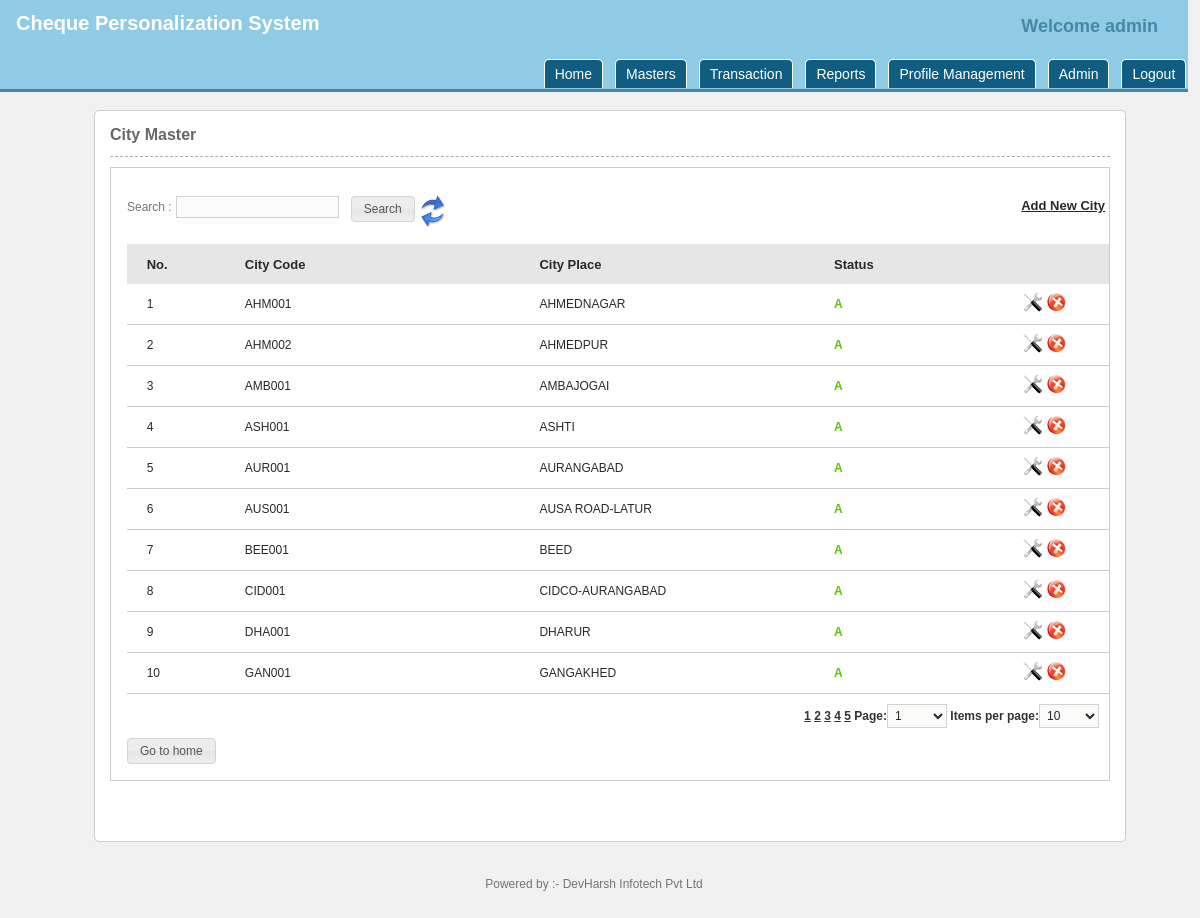
/manage_cityplace.php (signed in), run on the app's committed database.
### tables this page shows
CREATE TABLE `tb_citymaster` (
  `city_id` int(3) unsigned zerofill NOT NULL AUTO_INCREMENT,
  `city_code` varchar(7) NOT NULL,
  `city_place` varchar(30) NOT NULL,
  `city_name_al` varchar(4) NOT NULL,
  `country_id` int(200) NOT NULL,
  `state_id` int(200) NOT NULL,
  `is_delete` int(2) NOT NULL,
  PRIMARY KEY (`city_id`)
);

### functions.php (called while the page is built, shortened)
<?php require_once('global.php');
function authentication_groups_pemissions($pagename,$type="",$permissionread="",$permissionwrite="",$permissionedit="")
{
	return true;
}
?>

### global.php (called while the page is built, shortened)
<?php session_start();
	if (!isset($nodb)) {
		require_once(ROOT_CLASSES.'mysql.class.php');
	}
	require_once('functions.php');
	$host = 'localhost';
	$user = 'root';
	$pass = '';
	$name = 'db_sab';
	if (!isset($nodb)) {
		$db = new db($user,$pass,$name,$host);
	}
?>

### classes/mysql.class.php (called while the page is built, shortened)
<?php
	class db {
		function __construct($dbuser, $dbpassword, $dbname, $dbhost) {
			$this->dbh = @mysqli_connect($dbhost,$dbuser,$dbpassword);
		}
		function query($query, $output = OBJECT, $insID = true)  {
			$this->last_result = null;
			$this->result = mysqli_query($this->dbh,$query);
			if ( mysqli_error($this->dbh) ) {
				$this->print_error();
			}
			else {
				if ( $this->result ) {
					$i=0;
					$this->get_colCount = @mysqli_num_fields($this->result);
					$i=0;
					while ( $row = @mysqli_fetch_object($this->result) ) {
						$this->last_result[$i] = $row;
						$i++;
					}
					if ($insID) {
						return mysqli_insert_id($this->dbh);
					}
				}
			}
		}
		function get_results($query=null, $output = OBJECT) {
			if ( $query ) {
				$this->query($query);
			}
			if ( $output == OBJECT ) {
				return $this->last_result;
			}
		}
	}
?>

### manage_cityplace.php (the view, shortened to what this page needs)
<?php
require_once('global.php');
require_once ('classes/paginator.class.php');
$page_name = "city_master";
if(isset($_REQUEST['searchterm']) && !empty($_REQUEST['searchterm']) ) {
	$sql = "select city_id, city_code,city_place,is_delete from tb_citymaster where city_code like '%".GetSQLValueString($_REQUEST['searchterm'],"text")."%' or city_place like '%".GetSQLValueString($_REQUEST['searchterm'],"text")."%' ";
	$sql .= " order by city_place";
} else {
	$sql = "select city_id, city_code,city_place,is_delete from tb_citymaster ";
	$sql .= " order by city_place";
}
$res_sql = $db->get_results($sql);
$pages = new Paginator;
$pages->items_total = count($res_sql);
$pages->mid_range = 7;
$pages->limit = 10;
$pages->default_ipp = 10;
$pages->paginate();
$sql_with_paging = $sql ." $pages->limit ";
$i = ($pages->current_page  - 1)  * $pages->items_per_page ;
?>
<!DOCTYPE html PUBLIC "-//W3C//DTD XHTML 1.0 Strict//EN" "http://www.w3.org/TR/xhtml1/DTD/xhtml1-strict.dtd">
<html xmlns="http://www.w3.org/1999/xhtml">
<head>
<link rel="stylesheet" href="css/stylecss.css" type="text/css" />
<?php include('includes.php'); ?>
</head>
<body>
<?php require_once('header.php');	?>
                <div id="formdiv">
					<div id="formheading">City Master</div>
					<div id="formfields">
							<table width="100%" border="0" cellspacing="0" cellpadding="0" style="border:1px solid; border-color:#cccccc;">
								<tr>
									<td align="left" valign="top" style="padding-left:16px; padding-top:16px; padding-bottom:16px">
										<table width="100%" border="0" cellspacing="0" cellpadding="0">
											<tr>
												<td width="100%" height="60px" align="left" valign="middle">
													<form id="frmsearch" name="frmsearch" action="<?php echo $_SERVER['PHP_SELF']; ?>" method="get">
														<div class="searchdiv">
															<div style="float:left"><label>Search :</label>
																<input id="searchterm" name="searchterm" class="formelement" type="text" />
															</div>
															<div style="float:left">
																&nbsp;&nbsp;&nbsp;<input type="submit" name="search" id="search" value="Search" />
															</div>
															<div style="float:left">
																<a href="manage_cityplace.php"><img src="images/refresh.png" alt="Refresh"></a>
															</div>
															<div style="float:right">
																	<?php if(authentication_groups_pemissions($page_name,"","Y","Y","")):?>
																	<a href="add_cityplace.php" class="formtitlehead" style="text-decoration:underline">Add New City</a>&nbsp;
																	<?php endif;?>
															</div>
														</div>
													</form>
												</td>
											</tr>
											<tr>
												<td  width="100%" align="left">
													<table width="100%" border="0" cellspacing="0" cellpadding="0" id="categorytable">
														<thead>
															<tr class="formtitlehead" style="background-color:#E6E6E6">
																<th width="2%" style="height:40px" align="left">&nbsp;</th>
																<th width="10%" align="left">No.</th>
																<th width="30%" align="left">City Code</th>
																<th width="30%" align="left">City Place</th>
																<th width="15%" align="left">Status</th>
																<th>&nbsp;</th>
															</tr>
														</thead>
														<tbody>
															  <?php if($res_cat = $db->get_results($sql_with_paging)) {
																		foreach($res_cat as $row) {
															  ?>
																<tr class="alternate" id="row_<?php echo $row->city_id; ?>" style="border-bottom:1px solid #ccc">
																    <td style="border-bottom:1px solid #ccc; height:40px" align="left" valign="middle"></td>
																    <td style="border-bottom:1px solid #ccc" align="left" valign="middle" class="formtitle"><?php echo ++$i; ?></td>
																    <td style="border-bottom:1px solid #ccc" align="left" valign="middle" class="formtitle"><?php echo stripslashes($row->city_code); ?></td>
																    <td style="border-bottom:1px solid #ccc" align="left" valign="middle" class="formtitle"><?php echo stripslashes($row->city_place); ?></td>
																	<td style="border-bottom:1px solid #ccc" align="left" valign="middle" class="formtitle">
																		<label>
																			<?php if($row->is_delete ==  "1"): ?>
																				<span class="deactivateD">D</span>&nbsp;&nbsp;
																				<?php if(authentication_groups_pemissions($page_name,"","Y","","Y")):?>
																				<span id="<?php echo $row->city_id; ?>" class="activate" ><label class="activatelink">Activate</label></span>
																				<?php endif;?>
																			<?php else: ?>
																				<div class="activateA">A</div>
																			<?php endif; ?>
																	</td>
																	<td style="border-bottom:1px solid #ccc" align="center" valign="middle">
																	<?php if(authentication_groups_pemissions($page_name,"","Y","","Y")):?>
																		<a href="<?php echo ADMIN_ROOT; ?>edit_cityplace.php?do=edit&cid=<?php echo $row->city_id; ?>"><img src="<?php echo ADMIN_IMAGES; ?>icon_edit.png" title="Edit" border="0" /></a>
																		<img id="<?php echo $row->city_id; ?>" src="<?php echo ADMIN_IMAGES; ?>icon_delete.png" width="20" height="19" border="0" class="remove pointer" title="Remove" />
																	<?php endif;?>
																	</td>
																</tr>
																<?php } } else {?>
																	<tr  class="alternate">
																	  <td colspan="5" class="formtitle" style="padding: 5px;color: #e34b39;font-size: 15px;font-weight: 500;">City not Found.</td>
																	</tr>
																<?php } ?>
														</tbody></table>
												</td>
											</tr>
											<tr>
												<td width="100%" colspan="10">
													<div id="divpaging">
														<div id="pager1" class="paging">
														  <?php
																	echo $pages->display_pages();
																	echo $pages->display_jump_menu();
																	echo $pages->display_items_per_page();
														  ?>
														</div>
													</div>
												</td>
											</tr>
											<tr>
												<td width="100%" colspan="10">
												<input type="button" name="submit3" id="submit3" value="Go to home" class="submitbutton" onClick="window.location.href='home.php'" />
												</td>
											</tr>
										</table>
									</td>
								</tr>
							</table>
					</div>
                </div>
            </div>
        </div>
    </div>
	<?php require_once('footer.php');	?>
</body>
</html>

### css/stylecss.css (style rules this page uses)
body { background-color:#f1f1f1; margin:0px; overflow-y: visible; width: 99%; }
* { margin:0px; padding:0px; }
img { border:none 0px; }
a img { border:none 0px; }
.formtitle { font-family:Arial, Helvetica, sans-serif; font-size:12px; font-weight:normal; color:#292928; text-decoration:none; }
.formtitlehead { font-family:Arial, Helvetica, sans-serif; font-size:13px; font-weight:normal; color:#292928; text-decoration:none; font-weight:bold; }
#formdiv { float:left; width:100%; margin:0px 0px 0px 0px; }
#formheading { color:#676767; width:100%; float:left; font-family:Verdana, Geneva, sans-serif; font-size:16px; padding:0px 0px 12px 0px; border-bottom:1px dashed #adadad; font-weight:bold; }
#formfields { width:100%; float:left; margin:10px 0px 0px 0px; }
#formfields input[type="text"] { background-color: #FBFBFA; border: 1px solid #D2D1D1; color: #292928; font-family: Arial,Helvetica,sans-serif; font-size: 12px; font-weight: normal; outline: medium none; padding: 3px; text-decoration: none; }
#formfields label { font-family:Verdana, Geneva, sans-serif; font-size:12px; color:#767575; }
.pointer { cursor:pointer; }
.paging { float: right; font-size: 11px; font-weight: bold; margin-bottom: 10px; margin-right: 10px; margin-top: 10px; font-family:Arial, Helvetica, sans-serif; font-size:12px; color:#333333; }
.submitbutton { padding: 0.4em 1em; cursor: pointer; display: inline-block; margin-right: 0.1em; overflow: visible; position: relative; text-align: center; text-decoration: none !important; border-radius: 4px 4px 4px 4px; background: url("images/ui-bg_glass_75_e6e6e6_1x400.png") repeat-x scroll 50% 50% #E6E6E6; border: 1px solid #D3D3D3; color: #555555; font-weight: normal; font-family: Verdana,Arial,sans-serif; font-size: 12px; }
.activateA { color: #5Dc309; font-weight: bold; font-family: Verdana,Arial,sans-serif; font-size: 12px; }

### data on the page
tb_citymaster: city_code "AHM001", city_place "AHMEDNAGAR", is_delete "A"
tb_citymaster: city_code "AHM002", city_place "AHMEDPUR", is_delete "A"
tb_citymaster: city_code "AMB001", city_place "AMBAJOGAI", is_delete "A"
tb_citymaster: city_code "ASH001", city_place "ASHTI", is_delete "A"
tb_citymaster: city_code "AUR001", city_place "AURANGABAD", is_delete "A"
tb_citymaster: city_code "AUS001", city_place "AUSA ROAD-LATUR", is_delete "A"
tb_citymaster: city_code "BEE001", city_place "BEED", is_delete "A"
tb_citymaster: city_code "CID001", city_place "CIDCO-AURANGABAD", is_delete "A"
tb_citymaster: city_code "DHA001", city_place "DHARUR", is_delete "A"
tb_citymaster: city_code "GAN001", city_place "GANGAKHED", is_delete "A"

### other printed values
$_SESSION['admin_username'] "admin"
$poweredby "DevHarsh Infotech Pvt Ltd"
form field value "1"
form field value "10"
